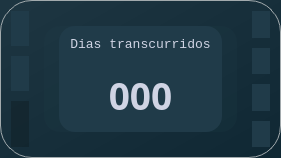
      <widget class="QWidget" name="panel_datos">
       <property name="styleSheet">
        <string notr="true">background-color: qlineargradient(spread:pad, x1:0, y1:0, x2:1, y2:1, stop:0.0511364 rgba(29, 53, 65, 255), stop:0.954545 rgba(16, 40, 52, 255));
border-radius: 32px;
border: 1px solid rgb(162, 170, 173);</string>
       </property>
       <layout class="QHBoxLayout" name="horizontalLayout_3">
        <item>
         <widget class="QFrame" name="f_datos_izquierdos_vacio_2">
          <property name="sizePolicy">
           <sizepolicy hsizetype="Preferred" vsizetype="Preferred">
            <horstretch>20</horstretch>
            <verstretch>0</verstretch>
           </sizepolicy>
          </property>
          <property name="styleSheet">
           <string notr="true">background: none;
border: 0px;</string>
          </property>
          <property name="frameShape">
           <enum>QFrame::Shape::StyledPanel</enum>
          </property>
          <property name="frameShadow">
           <enum>QFrame::Shadow::Raised</enum>
          </property>
          <layout class="QVBoxLayout" name="verticalLayout_4">
           <property name="spacing">
            <number>10</number>
           </property>
           <property name="leftMargin">
            <number>0</number>
           </property>
           <property name="topMargin">
            <number>0</number>
           </property>
           <property name="rightMargin">
            <number>0</number>
           </property>
           <property name="bottomMargin">
            <number>0</number>
           </property>
           <item>
            <widget class="QFrame" name="f_grafica_humanos_3">
             <property name="sizePolicy">
              <sizepolicy hsizetype="Preferred" vsizetype="Preferred">
               <horstretch>0</horstretch>
               <verstretch>30</verstretch>
              </sizepolicy>
             </property>
             <property name="styleSheet">
              <string notr="true">background-color: rgb(32, 59, 73);
border-radius: 16px;</string>
             </property>
             <property name="frameShape">
              <enum>QFrame::Shape::StyledPanel</enum>
             </property>
             <property name="frameShadow">
              <enum>QFrame::Shadow::Raised</enum>
             </property>
             <layout class="QGridLayout" name="gridLayout_22"/>
            </widget>
           </item>
           <item>
            <widget class="QFrame" name="f_grafica_total_humanos_3">
             <property name="sizePolicy">
              <sizepolicy hsizetype="Preferred" vsizetype="Preferred">
               <horstretch>0</horstretch>
               <verstretch>30</verstretch>
              </sizepolicy>
             </property>
             <property name="styleSheet">
              <string notr="true">background-color: rgb(32, 59, 73);
border-radius: 16px;</string>
             </property>
             <property name="frameShape">
              <enum>QFrame::Shape::StyledPanel</enum>
             </property>
             <property name="frameShadow">
              <enum>QFrame::Shadow::Raised</enum>
             </property>
             <layout class="QGridLayout" name="gridLayout_23"/>
            </widget>
           </item>
           <item>
            <widget class="QFrame" name="f_datos_simulacion_3">
             <property name="sizePolicy">
              <sizepolicy hsizetype="Preferred" vsizetype="Preferred">
               <horstretch>0</horstretch>
               <verstretch>40</verstretch>
              </sizepolicy>
             </property>
             <property name="styleSheet">
              <string notr="true">background-color: rgba(14, 25, 31, 100);
border-radius: 16px;</string>
             </property>
             <property name="frameShape">
              <enum>QFrame::Shape::StyledPanel</enum>
             </property>
             <property name="frameShadow">
              <enum>QFrame::Shadow::Raised</enum>
             </property>
             <layout class="QGridLayout" name="gridLayout_24"/>
            </widget>
           </item>
          </layout>
         </widget>
        </item>
        <item>
         <widget class="QFrame" name="f_datos_central_vacio_2">
          <property name="sizePolicy">
           <sizepolicy hsizetype="Preferred" vsizetype="Preferred">
            <horstretch>50</horstretch>
            <verstretch>0</verstretch>
           </sizepolicy>
          </property>
          <property name="styleSheet">
           <string notr="true">background: none;
border: 0px;
border-radius:0px;</string>
          </property>
          <property name="frameShape">
           <enum>QFrame::Shape::StyledPanel</enum>
          </property>
          <property name="frameShadow">
           <enum>QFrame::Shadow::Raised</enum>
          </property>
          <layout class="QVBoxLayout" name="verticalLayout_6">
           <item>
            <widget class="QFrame" name="f_frame_mapa">
             <property name="sizePolicy">
              <sizepolicy hsizetype="Preferred" vsizetype="Preferred">
               <horstretch>0</horstretch>
               <verstretch>70</verstretch>
              </sizepolicy>
             </property>
             <property name="styleSheet">
              <string notr="true">background-color: rgba(14, 25, 31, 100);</string>
             </property>
             <property name="frameShape">
              <enum>QFrame::Shape::StyledPanel</enum>
             </property>
             <property name="frameShadow">
              <enum>QFrame::Shadow::Raised</enum>
             </property>
            </widget>
           </item>
           <item>
            <widget class="QFrame" name="frame_4">
             <property name="sizePolicy">
              <sizepolicy hsizetype="Preferred" vsizetype="Preferred">
               <horstretch>0</horstretch>
               <verstretch>10</verstretch>
              </sizepolicy>
             </property>
             <property name="maximumSize">
              <size>
               <width>16777215</width>
               <height>16777215</height>
              </size>
             </property>
             <property name="styleSheet">
              <string notr="true">background-color: rgba(32, 59, 73, 50);
border-radius: 16px;</string>
             </property>
             <property name="frameShape">
              <enum>QFrame::Shape::StyledPanel</enum>
             </property>
             <property name="frameShadow">
              <enum>QFrame::Shadow::Raised</enum>
             </property>
             <layout class="QHBoxLayout" name="horizontalLayout_4">
              <property name="topMargin">
               <number>0</number>
              </property>
              <property name="bottomMargin">
               <number>0</number>
              </property>
              <item>
               <widget class="QFrame" name="frame_6">
                <property name="sizePolicy">
                 <sizepolicy hsizetype="Preferred" vsizetype="Preferred">
                  <horstretch>50</horstretch>
                  <verstretch>0</verstretch>
                 </sizepolicy>
                </property>
                <property name="styleSheet">
                 <string notr="true">background:none;</string>
                </property>
                <property name="frameShape">
                 <enum>QFrame::Shape::StyledPanel</enum>
                </property>
                <property name="frameShadow">
                 <enum>QFrame::Shadow::Raised</enum>
                </property>
               </widget>
              </item>
              <item>
               <widget class="QFrame" name="frame_7">
                <property name="sizePolicy">
                 <sizepolicy hsizetype="Preferred" vsizetype="Preferred">
                  <horstretch>30</horstretch>
                  <verstretch>0</verstretch>
                 </sizepolicy>
                </property>
                <property name="styleSheet">
                 <string notr="true">background-color: rgb(32, 59, 73);
border-radius:16px;</string>
                </property>
                <property name="frameShape">
                 <enum>QFrame::Shape::StyledPanel</enum>
                </property>
                <property name="frameShadow">
                 <enum>QFrame::Shadow::Raised</enum>
                </property>
                <layout class="QVBoxLayout" name="verticalLayout_5">
                 <property name="spacing">
                  <number>0</number>
                 </property>
                 <property name="leftMargin">
                  <number>2</number>
                 </property>
                 <property name="topMargin">
                  <number>2</number>
                 </property>
                 <property name="rightMargin">
                  <number>2</number>
                 </property>
                 <property name="bottomMargin">
                  <number>2</number>
                 </property>
                 <item>
                  <widget class="QFrame" name="frame_10">
                   <property name="sizePolicy">
                    <sizepolicy hsizetype="Preferred" vsizetype="Preferred">
                     <horstretch>0</horstretch>
                     <verstretch>30</verstretch>
                    </sizepolicy>
                   </property>
                   <property name="styleSheet">
                    <string notr="true">background:none;</string>
                   </property>
                   <property name="frameShape">
                    <enum>QFrame::Shape::StyledPanel</enum>
                   </property>
                   <property name="frameShadow">
                    <enum>QFrame::Shadow::Raised</enum>
                   </property>
                   <layout class="QGridLayout" name="gridLayout_21">
                    <item row="0" column="0">
                     <widget class="QLabel" name="label_17">
                      <property name="font">
                       <font>
                        <family>Consolas</family>
                        <pointsize>10</pointsize>
                       </font>
                      </property>
                      <property name="layoutDirection">
                       <enum>Qt::LayoutDirection::RightToLeft</enum>
                      </property>
                      <property name="autoFillBackground">
                       <bool>false</bool>
                      </property>
                      <property name="styleSheet">
                       <string notr="true">background: none;
color: rgb(18, 19, 22);
color: rgb(208, 212, 228);
border: 0px;</string>
                      </property>
                      <property name="text">
                       <string>&lt;html&gt;&lt;head/&gt;&lt;body&gt;&lt;p align=&quot;center&quot;&gt;Dias transcurridos&lt;/p&gt;&lt;/body&gt;&lt;/html&gt;</string>
                      </property>
                     </widget>
                    </item>
                   </layout>
                  </widget>
                 </item>
                 <item>
                  <widget class="QFrame" name="frame_9">
                   <property name="sizePolicy">
                    <sizepolicy hsizetype="Preferred" vsizetype="Preferred">
                     <horstretch>0</horstretch>
                     <verstretch>70</verstretch>
                    </sizepolicy>
                   </property>
                   <property name="styleSheet">
                    <string notr="true">background:none;</string>
                   </property>
                   <property name="frameShape">
                    <enum>QFrame::Shape::StyledPanel</enum>
                   </property>
                   <property name="frameShadow">
                    <enum>QFrame::Shadow::Raised</enum>
                   </property>
                   <layout class="QGridLayout" name="gridLayout_25">
                    <item row="0" column="0">
                     <widget class="QLabel" name="l_contador">
                      <property name="font">
                       <font>
                        <family>Unispace</family>
                        <pointsize>28</pointsize>
                        <bold>true</bold>
                       </font>
                      </property>
                      <property name="layoutDirection">
                       <enum>Qt::LayoutDirection::RightToLeft</enum>
                      </property>
                      <property name="autoFillBackground">
                       <bool>false</bool>
                      </property>
                      <property name="styleSheet">
                       <string notr="true">background: none;
color: rgb(18, 19, 22);
color: rgb(208, 212, 228);
border: 0px;</string>
                      </property>
                      <property name="text">
                       <string>&lt;html&gt;&lt;head/&gt;&lt;body&gt;&lt;p align=&quot;center&quot;&gt;000&lt;/p&gt;&lt;/body&gt;&lt;/html&gt;</string>
                      </property>
                     </widget>
                    </item>
                   </layout>
                  </widget>
                 </item>
                </layout>
               </widget>
              </item>
              <item>
               <widget class="QFrame" name="frame_8">
                <property name="sizePolicy">
                 <sizepolicy hsizetype="Preferred" vsizetype="Preferred">
                  <horstretch>50</horstretch>
                  <verstretch>0</verstretch>
                 </sizepolicy>
                </property>
                <property name="styleSheet">
                 <string notr="true">background:none;</string>
                </property>
                <property name="frameShape">
                 <enum>QFrame::Shape::StyledPanel</enum>
                </property>
                <property name="frameShadow">
                 <enum>QFrame::Shadow::Raised</enum>
                </property>
               </widget>
              </item>
             </layout>
            </widget>
           </item>
           <item>
            <widget class="QFrame" name="frame_5">
             <property name="sizePolicy">
              <sizepolicy hsizetype="Preferred" vsizetype="Preferred">
               <horstretch>0</horstretch>
               <verstretch>25</verstretch>
              </sizepolicy>
             </property>
             <property name="styleSheet">
              <string notr="true">background-color: rgb(32, 59, 73);
border-radius: 16px;</string>
             </property>
             <property name="frameShape">
              <enum>QFrame::Shape::StyledPanel</enum>
             </property>
             <property name="frameShadow">
              <enum>QFrame::Shadow::Raised</enum>
             </property>
            </widget>
           </item>
          </layout>
         </widget>
        </item>
        <item>
         <widget class="QFrame" name="f_datos_derecho_vacio_2">
          <property name="sizePolicy">
           <sizepolicy hsizetype="Preferred" vsizetype="Preferred">
            <horstretch>20</horstretch>
            <verstretch>0</verstretch>
           </sizepolicy>
          </property>
          <property name="styleSheet">
           <string notr="true">background:none;
border: 0px;
</string>
          </property>
          <property name="frameShape">
           <enum>QFrame::Shape::StyledPanel</enum>
          </property>
          <property name="frameShadow">
           <enum>QFrame::Shadow::Raised</enum>
          </property>
          <layout class="QVBoxLayout" name="verticalLayout_10">
           <property name="spacing">
            <number>10</number>
           </property>
           <property name="leftMargin">
            <number>0</number>
           </property>
           <property name="topMargin">
            <number>0</number>
           </property>
           <property name="rightMargin">
            <number>0</number>
           </property>
           <property name="bottomMargin">
            <number>0</number>
           </property>
           <item>
            <widget class="QFrame" name="f_grafica_total_mosquitos_3">
             <property name="sizePolicy">
              <sizepolicy hsizetype="Preferred" vsizetype="Preferred">
               <horstretch>0</horstretch>
               <verstretch>25</verstretch>
              </sizepolicy>
             </property>
             <property name="styleSheet">
              <string notr="true">background-color: rgb(32, 59, 73);
border-radius: 16px;</string>
             </property>
             <property name="frameShape">
              <enum>QFrame::Shape::StyledPanel</enum>
             </property>
             <property name="frameShadow">
              <enum>QFrame::Shadow::Raised</enum>
             </property>
             <layout class="QGridLayout" name="gridLayout_17"/>
            </widget>
           </item>
           <item>
            <widget class="QFrame" name="f_grafica_expuestos_3">
             <property name="sizePolicy">
              <sizepolicy hsizetype="Preferred" vsizetype="Preferred">
               <horstretch>0</horstretch>
               <verstretch>25</verstretch>
              </sizepolicy>
             </property>
             <property name="styleSheet">
              <string notr="true">background-color: rgb(32, 59, 73);
border-radius: 16px;</string>
             </property>
             <property name="frameShape">
              <enum>QFrame::Shape::StyledPanel</enum>
             </property>
             <property name="frameShadow">
              <enum>QFrame::Shadow::Raised</enum>
             </property>
             <layout class="QGridLayout" name="gridLayout_18"/>
            </widget>
           </item>
           <item>
            <widget class="QFrame" name="f_grafica_infectados_3">
             <property name="sizePolicy">
              <sizepolicy hsizetype="Preferred" vsizetype="Preferred">
               <horstretch>0</horstretch>
               <verstretch>25</verstretch>
              </sizepolicy>
             </property>
             <property name="styleSheet">
              <string notr="true">background-color: rgb(32, 59, 73);
border-radius: 16px;</string>
             </property>
             <property name="frameShape">
              <enum>QFrame::Shape::StyledPanel</enum>
             </property>
             <property name="frameShadow">
              <enum>QFrame::Shadow::Raised</enum>
             </property>
             <layout class="QGridLayout" name="gridLayout_19"/>
            </widget>
           </item>
           <item>
            <widget class="QFrame" name="f_grafica_susceptibles_3">
             <property name="sizePolicy">
              <sizepolicy hsizetype="Preferred" vsizetype="Preferred">
               <horstretch>0</horstretch>
               <verstretch>25</verstretch>
              </sizepolicy>
             </property>
             <property name="styleSheet">
              <string notr="true">background-color: rgb(32, 59, 73);
border-radius: 16px;</string>
             </property>
             <property name="frameShape">
              <enum>QFrame::Shape::StyledPanel</enum>
             </property>
             <property name="frameShadow">
              <enum>QFrame::Shadow::Raised</enum>
             </property>
             <layout class="QGridLayout" name="gridLayout_20"/>
            </widget>
           </item>
          </layout>
         </widget>
        </item>
       </layout>
      </widget>
